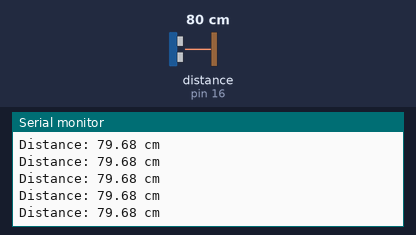
Bench run of a sketch on a simulated Arduino Uno, built with avr-gcc and run on an emulated ATmega328P. On the bench: the last lines printed to the serial monitor. Wiring (inferred from the names in the program): ultrasonic range finder: trigger pin 17; echo pin 16. Inputs (shaded band) come from the test bench; at power-on: distance to the obstacle (sensor on pin 16) 80 cm. The echo pulse lasts 58.3 µs per cm.

Above: at 1.2 s.
1.3 s: distance to the obstacle (sensor on pin 16) set to 299 cm
At 1.62 s:
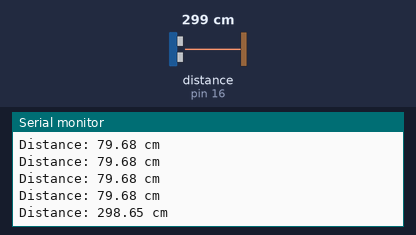
4.3 s: distance to the obstacle (sensor on pin 16) set to 2 cm
At 4.46 s:
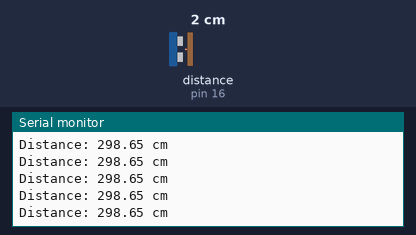
Timing chart, 0 to 7.3 s (numbered marks = the images above; inputs shaded):
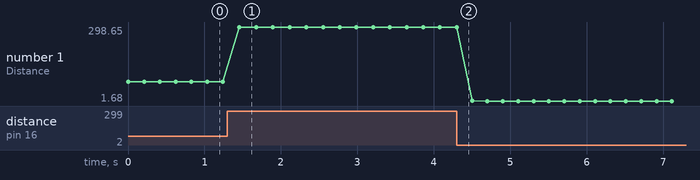

The sketch:

L12_Distance.ino
```cpp
// Lesson 12: Measure distance with sound
// HC-SR04: TRIG on pin 17, ECHO on pin 16 (through the divider).

const int TRIG_PIN = 17;
const int ECHO_PIN = 16;

float readDistance() {
  digitalWrite(TRIG_PIN, LOW);
  delayMicroseconds(2);
  digitalWrite(TRIG_PIN, HIGH);   // a 10 microsecond "ping"
  delayMicroseconds(10);
  digitalWrite(TRIG_PIN, LOW);

  long echoTime = pulseIn(ECHO_PIN, HIGH, 30000);
  if (echoTime == 0) {
    return -1;                    // no echo came back
  }
  return echoTime * 0.0343 / 2;
}

void setup() {
  Serial.begin(115200);
  pinMode(TRIG_PIN, OUTPUT);
  pinMode(ECHO_PIN, INPUT);
}

void loop() {
  float cm = readDistance();
  if (cm < 0) {
    Serial.println("Nothing in range");
  } else {
    Serial.print("Distance: ");
    Serial.print(cm);
    Serial.println(" cm");
  }
  delay(200);
}
```

Measured:
- after the input at 1.3 s, the serial monitor: prints a new line after 0.16 s (image 1)
- plotted number 1: 79.68 → 298.65 after the input at 1.3 s, 298.65 → 1.68 after the input at 4.3 s
